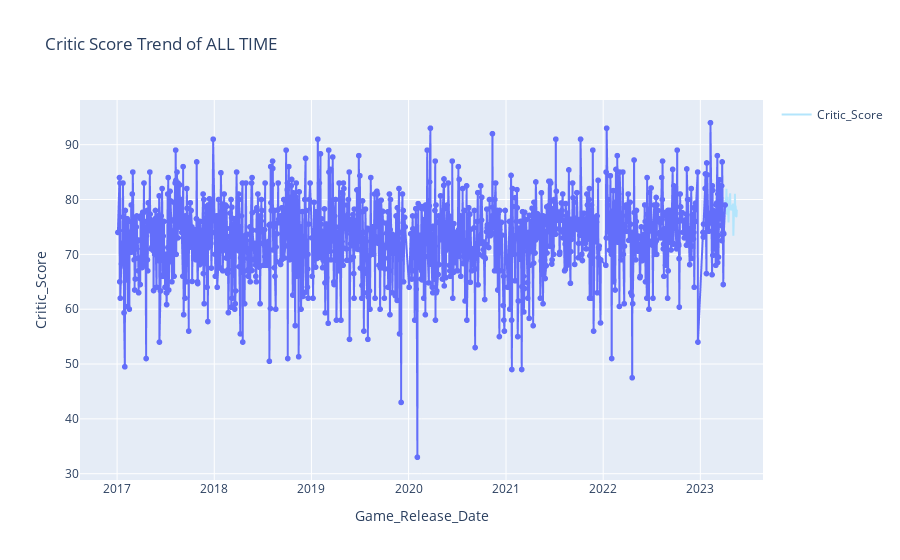

The code cell stored with this chart in its notebook:
### Code cell
modelalltime.import_template("modelalltime.csv",method="only",enforce_model_list=True)

predictionall = modelalltime.predict(forecast_length=45)
forecastall = predictionall.forecast
forecastall.reset_index()

dftimeper=df.drop(df[df['Year'] == 2005].index)
dftimeper = dftimeper[['Critic_Score','Game_Release_Date']]
dftimeper = dftimeper.groupby(['Game_Release_Date'])['Critic_Score'].mean().reset_index()

figtimeallpre = px.line(dftimeper, x="Game_Release_Date", y="Critic_Score", title='Critic Score Trend of ALL TIME',markers=True)
figtimeallpre.update_traces(textposition="bottom right")
figtimeallpre.add_trace(go.Scatter(x=forecastall.index, y=forecastall["Critic_Score"], name='Critic_Score',marker_color='rgb(179, 229, 252)'))
figtimeallpre.show()

### Figure 1 — Plotly figure (JSON) as saved in the notebook; plotly's stock layout.template omitted (floating-point values rounded to 4 significant figures; data arrays with more than 128 entries replaced by an {"elided": "..."} marker saying what was removed)
{"data": [{"hovertemplate": "Game_Release_Date=%{x}<br>Critic_Score=%{y}<extra></extra>", "legendgroup": "", "line": {"color": "#636efa", "dash": "solid"}, "marker": {"symbol": "circle"}, "mode": "markers+lines", "name": "", "showlegend": false, "textposition": "bottom right", "type": "scattergl", "x": {"elided": "1273 str values"}, "xaxis": "x", "y": {"elided": "1273 float values"}, "yaxis": "y"}, {"marker": {"color": "rgb(179, 229, 252)"}, "name": "Critic_Score", "type": "scatter", "x": ["2023-04-05T00:00:00", "2023-04-06T00:00:00", "2023-04-07T00:00:00", "2023-04-08T00:00:00", "2023-04-09T00:00:00", "2023-04-10T00:00:00", "2023-04-11T00:00:00", "2023-04-12T00:00:00", "2023-04-13T00:00:00", "2023-04-14T00:00:00", "2023-04-15T00:00:00", "2023-04-16T00:00:00", "2023-04-17T00:00:00", "2023-04-18T00:00:00", "2023-04-19T00:00:00", "2023-04-20T00:00:00", "2023-04-21T00:00:00", "2023-04-22T00:00:00", "2023-04-23T00:00:00", "2023-04-24T00:00:00", "2023-04-25T00:00:00", "2023-04-26T00:00:00", "2023-04-27T00:00:00", "2023-04-28T00:00:00", "2023-04-29T00:00:00", "2023-04-30T00:00:00", "2023-05-01T00:00:00", "2023-05-02T00:00:00", "2023-05-03T00:00:00", "2023-05-04T00:00:00", "2023-05-05T00:00:00", "2023-05-06T00:00:00", "2023-05-07T00:00:00", "2023-05-08T00:00:00", "2023-05-09T00:00:00", "2023-05-10T00:00:00", "2023-05-11T00:00:00", "2023-05-12T00:00:00", "2023-05-13T00:00:00", "2023-05-14T00:00:00", "2023-05-15T00:00:00", "2023-05-16T00:00:00", "2023-05-17T00:00:00", "2023-05-18T00:00:00", "2023-05-19T00:00:00"], "y": [79.83, 79.33, 80.35, 79.66, 81.98, 79.15, 77.21, 79.88, 80.48, 77.3, 77.88, 78.33, 75.8, 78.12, 78.43, 78.69, 78.31, 80.89, 81.12, 78.67, 78.03, 78.96, 78.88, 78.01, 78.24, 78.64, 79.02, 77.98, 78.49, 79.26, 73.39, 75.97, 77.34, 77.2, 78.45, 77.16, 81.03, 78.12, 78.88, 78.55, 76.8, 76.9, 76.96, 78.16, 78.19]}], "layout": {"legend": {"tracegroupgap": 0}, "title": {"text": "Critic Score Trend of ALL TIME"}, "xaxis": {"anchor": "y", "domain": [0, 1], "title": {"text": "Game_Release_Date"}}, "yaxis": {"anchor": "x", "domain": [0, 1], "title": {"text": "Critic_Score"}}}}
